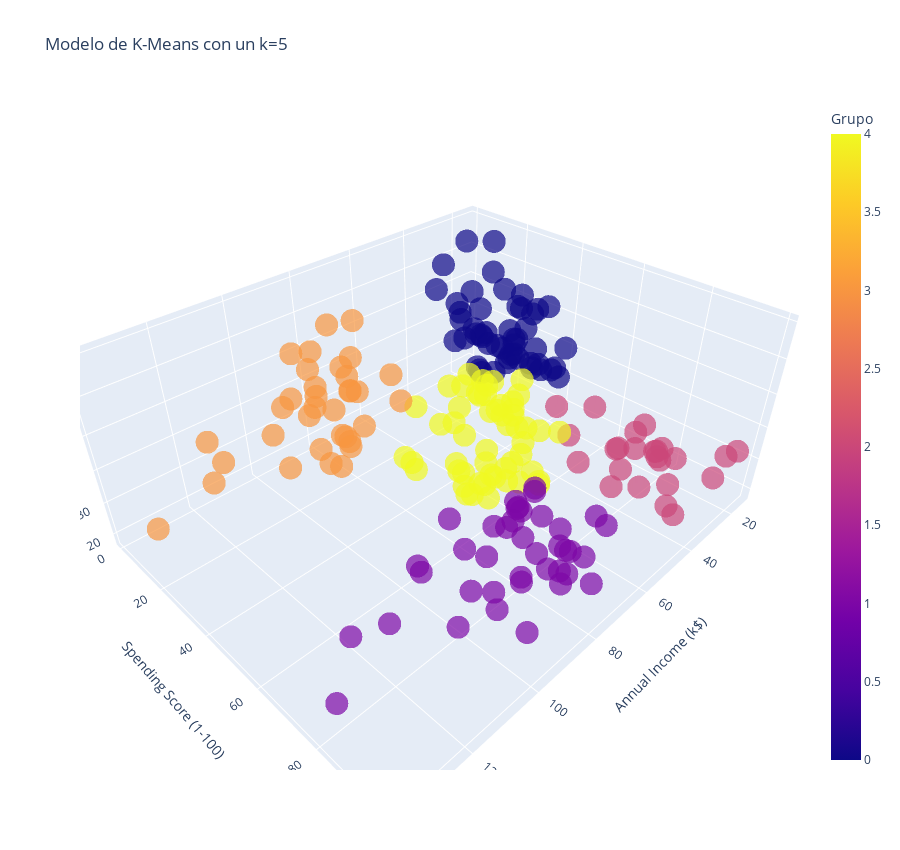

Notebook source saved alongside this figure:
### Code cell
# Crear un modelo 3D de los datos agrupados
import plotly.express as px # type: ignore

Grafica_3D = px.scatter_3d(datos, x='Annual Income (k$)', y='Spending Score (1-100)', z='Age', color='Grupo', symbol='Grupo', symbol_map={0: 'circle', 1: 'circle', 2: 'circle', 3: 'circle', 4: 'circle', 5: 'circle'}, opacity=0.7, width=900, height=850, title=f'Modelo de K-Means con un k={5}', labels={'label': 'Cluster'}, color_discrete_map={})
Grafica_3D.update_layout(showlegend=False)

### Figure 1 — Plotly figure (JSON) as saved in the notebook; plotly's stock layout.template omitted (floating-point values rounded to 4 significant figures)
{"data": [{"hovertemplate": "Grupo=%{marker.color}<br>Annual Income (k$)=%{x}<br>Spending Score (1-100)=%{y}<br>Age=%{z}<extra></extra>", "legendgroup": "2", "marker": {"color": [2, 2, 2, 2, 2, 2, 2, 2, 2, 2, 2, 2, 2, 2, 2, 2, 2, 2, 2, 2, 2, 2, 2, 2], "coloraxis": "coloraxis", "opacity": 0.7, "symbol": "circle"}, "mode": "markers", "name": "2", "scene": "scene", "showlegend": true, "type": "scatter3d", "x": [15, 15, 16, 17, 18, 19, 19, 20, 20, 21, 23, 24, 25, 28, 28, 29, 30, 33, 33, 34, 37, 38, 39, 39], "y": [39, 81, 77, 76, 94, 72, 99, 77, 79, 66, 98, 73, 73, 82, 61, 87, 73, 92, 81, 73, 75, 92, 61, 65], "z": [19, 21, 23, 22, 23, 30, 35, 24, 22, 20, 35, 25, 31, 29, 35, 23, 21, 18, 21, 30, 20, 24, 31, 24]}, {"hovertemplate": "Grupo=%{marker.color}<br>Annual Income (k$)=%{x}<br>Spending Score (1-100)=%{y}<br>Age=%{z}<extra></extra>", "legendgroup": "0", "marker": {"color": [0, 0, 0, 0, 0, 0, 0, 0, 0, 0, 0, 0, 0, 0, 0, 0, 0, 0, 0, 0, 0, 0, 0, 0, 0, 0, 0, 0, 0, 0, 0, 0, 0, 0, 0, 0, 0, 0, 0, 0, 0, 0, 0, 0, 0, 0, 0, 0, 0, 0], "coloraxis": "coloraxis", "opacity": 0.7, "symbol": "circle"}, "mode": "markers", "name": "0", "scene": "scene", "showlegend": true, "type": "scatter3d", "x": [16, 17, 18, 19, 19, 20, 20, 21, 23, 24, 25, 28, 28, 29, 30, 33, 33, 34, 37, 38, 39, 39, 40, 42, 43, 43, 43, 44, 44, 46, 46, 47, 47, 48, 48, 49, 49, 50, 50, 54, 54, 54, 54, 59, 62, 63, 63, 63, 63, 65], "y": [6, 40, 6, 3, 14, 15, 13, 35, 29, 35, 5, 14, 32, 31, 4, 4, 14, 17, 26, 35, 36, 28, 55, 52, 60, 45, 41, 50, 46, 46, 56, 52, 59, 51, 48, 55, 42, 49, 56, 47, 42, 51, 41, 55, 59, 50, 43, 48, 52, 43], "z": [20, 31, 35, 64, 67, 58, 37, 35, 52, 35, 46, 54, 45, 40, 60, 53, 49, 42, 36, 65, 48, 49, 50, 49, 59, 50, 47, 51, 69, 53, 70, 67, 54, 63, 68, 70, 47, 60, 60, 59, 49, 57, 67, 68, 67, 66, 68, 66, 65, 63]}, {"hovertemplate": "Grupo=%{marker.color}<br>Annual Income (k$)=%{x}<br>Spending Score (1-100)=%{y}<br>Age=%{z}<extra></extra>", "legendgroup": "4", "marker": {"color": [4, 4, 4, 4, 4, 4, 4, 4, 4, 4, 4, 4, 4, 4, 4, 4, 4, 4, 4, 4, 4, 4, 4, 4, 4, 4, 4, 4, 4, 4, 4, 4, 4, 4, 4, 4, 4, 4, 4, 4, 4, 4, 4, 4, 4, 4, 4, 4, 4, 4, 4, 4, 4], "coloraxis": "coloraxis", "opacity": 0.7, "symbol": "circle"}, "mode": "markers", "name": "4", "scene": "scene", "showlegend": true, "type": "scatter3d", "x": [40, 40, 40, 42, 43, 46, 46, 48, 48, 48, 48, 54, 54, 54, 54, 54, 54, 54, 54, 57, 57, 58, 58, 59, 60, 60, 60, 60, 60, 60, 61, 61, 62, 62, 62, 62, 62, 63, 63, 64, 64, 65, 65, 65, 67, 67, 67, 67, 69, 70, 71, 72, 76], "y": [47, 42, 42, 60, 54, 51, 55, 59, 50, 59, 47, 54, 53, 48, 52, 55, 44, 57, 46, 58, 55, 60, 46, 41, 49, 40, 42, 52, 47, 50, 42, 49, 41, 48, 55, 56, 42, 46, 54, 42, 46, 48, 50, 59, 43, 57, 56, 40, 58, 29, 35, 34, 40], "z": [27, 29, 31, 33, 31, 27, 19, 18, 43, 19, 32, 26, 45, 40, 23, 38, 46, 21, 48, 55, 22, 34, 50, 18, 48, 40, 32, 24, 47, 27, 48, 20, 23, 49, 26, 49, 21, 54, 19, 38, 19, 18, 19, 49, 51, 50, 27, 38, 40, 23, 43, 25, 28]}, {"hovertemplate": "Grupo=%{marker.color}<br>Annual Income (k$)=%{x}<br>Spending Score (1-100)=%{y}<br>Age=%{z}<extra></extra>", "legendgroup": "1", "marker": {"color": [1, 1, 1, 1, 1, 1, 1, 1, 1, 1, 1, 1, 1, 1, 1, 1, 1, 1, 1, 1, 1, 1, 1, 1, 1, 1, 1, 1, 1, 1, 1, 1, 1, 1, 1, 1, 1, 1, 1], "coloraxis": "coloraxis", "opacity": 0.7, "symbol": "circle"}, "mode": "markers", "name": "1", "scene": "scene", "showlegend": true, "type": "scatter3d", "x": [69, 70, 71, 71, 71, 72, 73, 73, 74, 75, 76, 77, 77, 78, 78, 78, 78, 78, 78, 79, 81, 85, 86, 87, 87, 87, 88, 88, 93, 97, 98, 99, 101, 103, 103, 113, 120, 126, 137], "y": [91, 77, 95, 75, 75, 71, 88, 73, 72, 93, 87, 97, 74, 90, 88, 76, 89, 78, 73, 83, 93, 75, 95, 63, 75, 92, 86, 69, 90, 86, 88, 97, 68, 85, 69, 91, 79, 74, 83], "z": [39, 31, 40, 38, 39, 31, 29, 32, 35, 32, 32, 28, 32, 34, 39, 38, 27, 30, 30, 29, 31, 36, 33, 32, 28, 36, 30, 27, 35, 32, 29, 30, 28, 36, 32, 38, 35, 32, 30]}, {"hovertemplate": "Grupo=%{marker.color}<br>Annual Income (k$)=%{x}<br>Spending Score (1-100)=%{y}<br>Age=%{z}<extra></extra>", "legendgroup": "3", "marker": {"color": [3, 3, 3, 3, 3, 3, 3, 3, 3, 3, 3, 3, 3, 3, 3, 3, 3, 3, 3, 3, 3, 3, 3, 3, 3, 3, 3, 3, 3, 3, 3, 3, 3, 3], "coloraxis": "coloraxis", "opacity": 0.7, "symbol": "circle"}, "mode": "markers", "name": "3", "scene": "scene", "showlegend": true, "type": "scatter3d", "x": [71, 71, 73, 73, 74, 75, 77, 77, 78, 78, 78, 78, 78, 78, 79, 81, 85, 86, 87, 87, 87, 88, 88, 93, 97, 98, 99, 101, 103, 103, 113, 120, 126, 137], "y": [11, 9, 5, 7, 10, 5, 12, 36, 22, 17, 20, 16, 1, 1, 35, 5, 26, 20, 27, 13, 10, 13, 15, 14, 32, 15, 39, 24, 17, 23, 8, 16, 28, 18], "z": [59, 47, 20, 44, 19, 57, 25, 48, 34, 43, 44, 47, 37, 34, 56, 19, 50, 42, 36, 40, 36, 52, 58, 59, 37, 46, 41, 54, 41, 34, 33, 47, 45, 32]}], "layout": {"coloraxis": {"colorbar": {"title": {"text": "Grupo"}}, "colorscale": [[0, "#0d0887"], [0.1111, "#46039f"], [0.2222, "#7201a8"], [0.3333, "#9c179e"], [0.4444, "#bd3786"], [0.5556, "#d8576b"], [0.6667, "#ed7953"], [0.7778, "#fb9f3a"], [0.8889, "#fdca26"], [1, "#f0f921"]]}, "height": 850, "legend": {"title": {"text": "Grupo"}, "tracegroupgap": 0}, "scene": {"domain": {"x": [0, 1], "y": [0, 1]}, "xaxis": {"title": {"text": "Annual Income (k$)"}}, "yaxis": {"title": {"text": "Spending Score (1-100)"}}, "zaxis": {"title": {"text": "Age"}}}, "showlegend": false, "title": {"text": "Modelo de K-Means con un k=5"}, "width": 900}}
